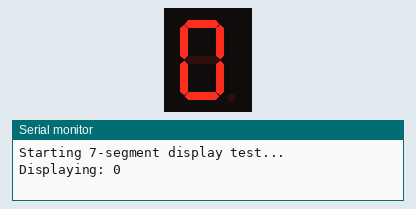
Simulated run of this sketch. Board: ESP32-S3. Parts: 1-digit seven-segment display, the last lines printed to the serial monitor. Wiring (inferred from the names in the program): 1-digit 7-segment display, segments lit when HIGH: segments GPIO 1, GPIO 2, GPIO 3, GPIO 4, GPIO 5, GPIO 6, GPIO 7, GPIO 8. The segment pins are drawn as the display they are named for.

Above: at 0.1 s.
At 1.1 s:
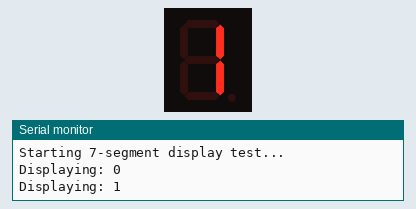
At 2.1 s:
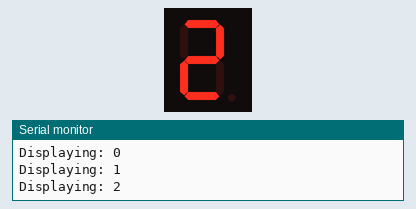
At 4.1 s:
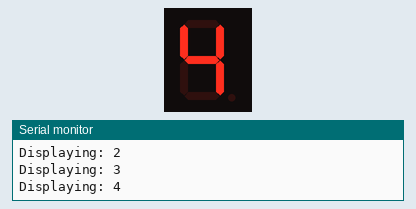
At 6.1 s:
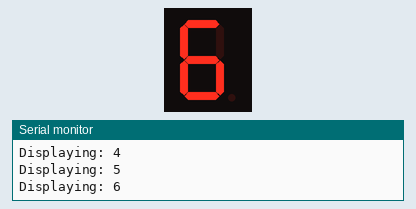
At 9.1 s:
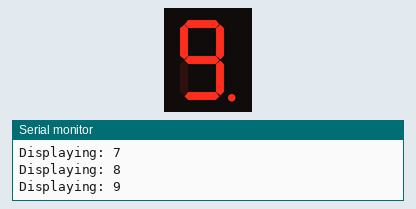

The sketch:

06-23-SevenSegment_display_library.ino
```cpp
/*  06.023 - Single-Digit 7-Segment Display with Manual Control for ESP32-S3
 *
 * Course: IoT Development with ESP32-S3
 * Target Hardware: ESP32-S3-DevKitC-1 v1.1
 * Module: ESP32-S3-WROOM-1-N16R16V
 *
 * This sketch demonstrates how to control a single-digit common cathode 7-segment LED display
 * using digital output pins of the ESP32-S3. The code cycles through numbers 0–9 and lights up
 * the appropriate segments using GPIOs, with the option to include the decimal point.
 *
 * HARDWARE INFORMATION:
 * =====================
 * - ESP32-S3-WROOM-1-N16R16V
 * - Flash: 16 MB, PSRAM: 16 MB
 * - Digital I/O pins: use GPIOs 1–21
 *
 * CIRCUIT DIAGRAM:
 * ================
 *
 *         A
 *      ───────
 *     |       |
 *   F |       | B
 *     |   G   |
 *      ───────
 *     |       |
 *   E |       | C
 *     |   D   |
 *      ───────  ● DP
 *
 * GPIO CONNECTIONS:
 * =================
 *   Segment | GPIO | Resistor (220 Ω)
 *   --------+------+-----------------
 *     A     |  1   | Yes
 *     B     |  2   | Yes
 *     C     |  3   | Yes
 *     D     |  4   | Yes
 *     E     |  5   | Yes
 *     F     |  6   | Yes
 *     G     |  7   | Yes
 *     DP    |  8   | Yes
 *   COM     | GND  | (Common Cathode)
 *
 * COMPONENTS:
 * ===========
 * - 1x ESP32-S3-DevKitC-1 v1.1
 * - 1x Common cathode 7-segment display
 * - 8x 220-ohm resistors
 * - Breadboard and jumper wires
 *
 * TECHNICAL NOTES:
 * ================
 * - We use digitalWrite() for maximum transparency.
 * - Decimal point is lit only with the number 9.
 *
 * IDE REQUIREMENTS:
 * =================
 * - Arduino IDE 2.0+
 * - ESP32 Arduino Core v3.0+
 * - Board: "ESP32S3 Dev Module"
 *
 * Created: April 1, 2019 by Peter Dalmaris
 * Updated: July 28, 2025 for ESP32-S3 compatibility
 */

#include <Arduino.h>

// Segment mapping (A to DP)
constexpr uint8_t segmentPins[8] = {1, 2, 3, 4, 5, 6, 7, 8};

// Digit-to-segment encoding for 0–9 with common cathode
const uint8_t digitEncoding[10][8] = {
  {1,1,1,1,1,1,0,0}, // 0
  {0,1,1,0,0,0,0,0}, // 1
  {1,1,0,1,1,0,1,0}, // 2
  {1,1,1,1,0,0,1,0}, // 3
  {0,1,1,0,0,1,1,0}, // 4
  {1,0,1,1,0,1,1,0}, // 5
  {1,0,1,1,1,1,1,0}, // 6
  {1,1,1,0,0,0,0,0}, // 7
  {1,1,1,1,1,1,1,0}, // 8
  {1,1,1,1,0,1,1,1}  // 9 with decimal point ON
};

int currentDigit = 0;

// ======= Initialization =======
void setup() {
  Serial.begin(115200);
  Serial.println("Starting 7-segment display test...");

  // Set all segment pins as OUTPUT
  for (int i = 0; i < 8; i++) {
    pinMode(segmentPins[i], OUTPUT);
    digitalWrite(segmentPins[i], LOW); // turn off initially
  }
}

// ======= Main Loop =======
void loop() {
  displayDigit(currentDigit);
  Serial.printf("Displaying: %d\n", currentDigit);
  delay(1000);

  currentDigit = (currentDigit + 1) % 10;
}

// ======= Helper Functions =======
void displayDigit(uint8_t digit) {
  if (digit > 9) return;

  for (int i = 0; i < 8; i++) {
    digitalWrite(segmentPins[i], digitEncoding[digit][i] ? HIGH : LOW);
  }
}
```

Measured:
- by itself, everything shown: repeats every 10.0 s, in 10 steps
- what the display in image 1 shows lasts 1.0 s, from 1.0 s to 2.0 s
